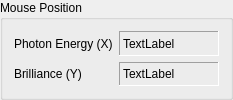
               <widget class="QGroupBox" name="groupBox_bm_mouse_position">
                <property name="maximumSize">
                 <size>
                  <width>16777214</width>
                  <height>16777215</height>
                 </size>
                </property>
                <property name="title">
                 <string>Mouse Position</string>
                </property>
                <layout class="QVBoxLayout" name="verticalLayout_13">
                 <item>
                  <layout class="QHBoxLayout" name="horizontalLayout_17">
                   <item>
                    <layout class="QGridLayout" name="gridLayout_9">
                     <item row="0" column="0">
                      <widget class="QLabel" name="label_14">
                       <property name="text">
                        <string>Photon Energy (X)</string>
                       </property>
                      </widget>
                     </item>
                     <item row="1" column="0">
                      <widget class="QLabel" name="label_15">
                       <property name="text">
                        <string>Brilliance (Y)</string>
                       </property>
                      </widget>
                     </item>
                     <item row="0" column="1">
                      <widget class="QLabel" name="label_bm_plot_x">
                       <property name="frameShape">
                        <enum>QFrame::Panel</enum>
                       </property>
                       <property name="frameShadow">
                        <enum>QFrame::Sunken</enum>
                       </property>
                       <property name="text">
                        <string>TextLabel</string>
                       </property>
                      </widget>
                     </item>
                     <item row="1" column="1">
                      <widget class="QLabel" name="label_bm_plot_y">
                       <property name="minimumSize">
                        <size>
                         <width>100</width>
                         <height>0</height>
                        </size>
                       </property>
                       <property name="maximumSize">
                        <size>
                         <width>100</width>
                         <height>16777215</height>
                        </size>
                       </property>
                       <property name="frameShape">
                        <enum>QFrame::Panel</enum>
                       </property>
                       <property name="frameShadow">
                        <enum>QFrame::Sunken</enum>
                       </property>
                       <property name="text">
                        <string>TextLabel</string>
                       </property>
                      </widget>
                     </item>
                    </layout>
                   </item>
                  </layout>
                 </item>
                </layout>
               </widget>
